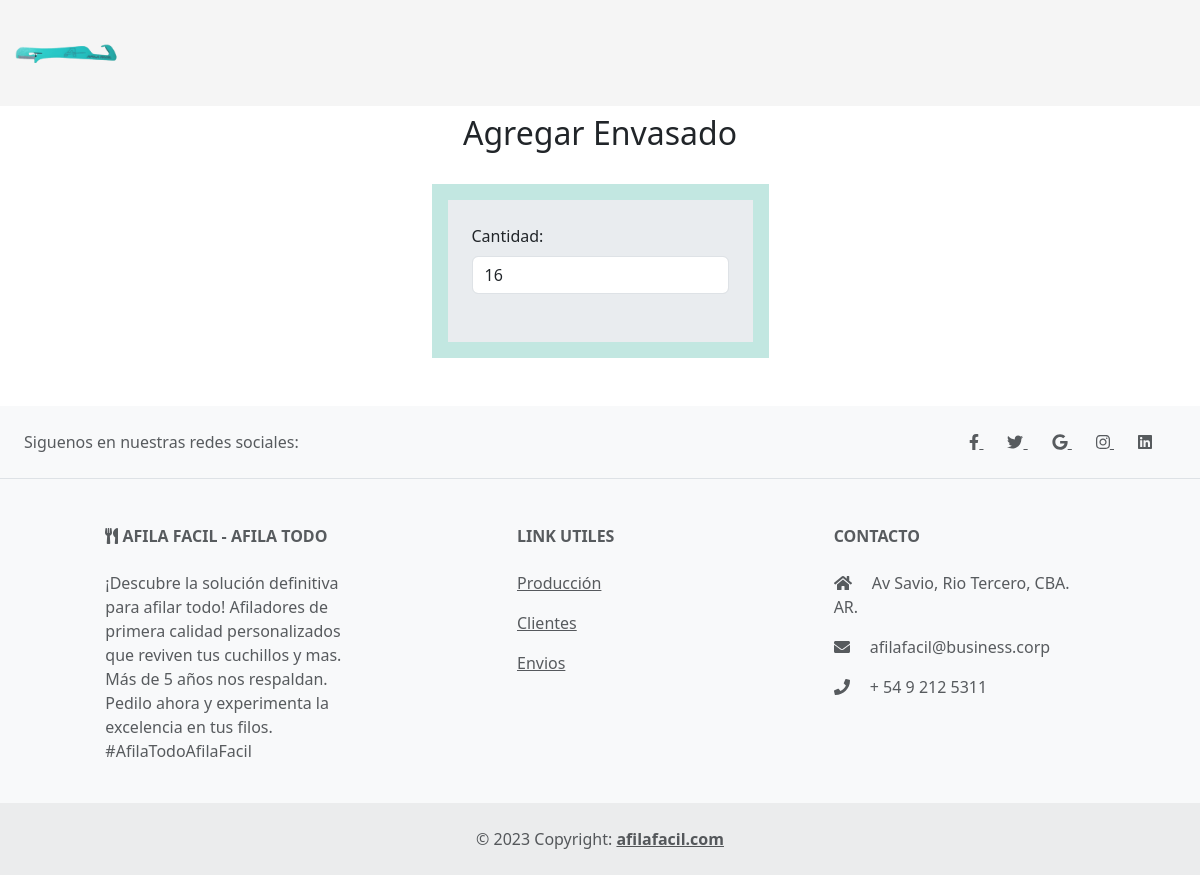
The app's page /envasados/agregar_sub_producto/1/, older data.
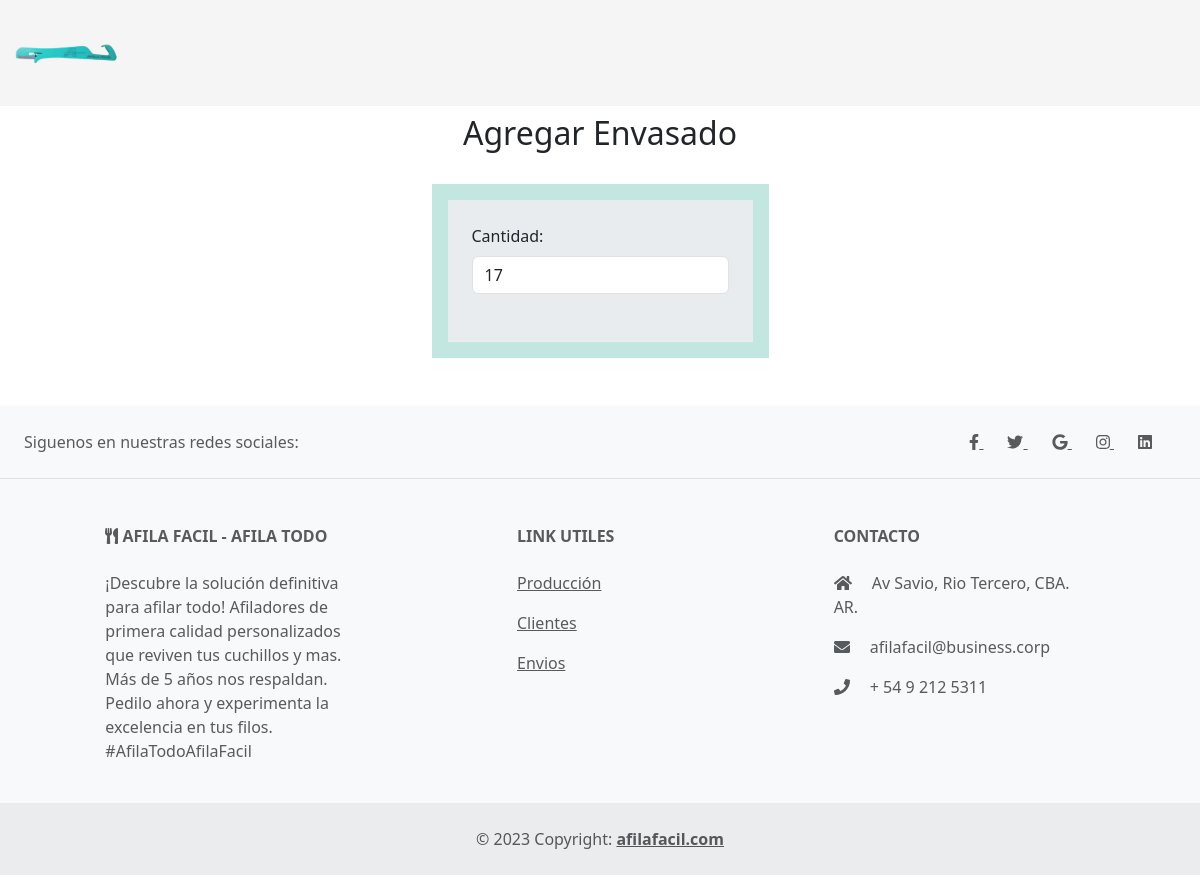
The same page, newer data.
### envasado/models.py (models this page shows, shortened)
class Envasado(models.Model):
    nombre = models.CharField(max_length=100, default='')
    produccion = models.ForeignKey(Produccion, on_delete=models.CASCADE, related_name='envasado', null=True)
    cantidad = models.IntegerField(default=0)
    total = models.IntegerField(default=0)
    class Meta:
        db_table = 'envasado'
        verbose_name = "envasado"

### envasado/views.py (the view)
# urls.py: path('agregar_sub_producto/<int:id>/', views.agregar_sub_producto, name='agregar_sub_producto')
def agregar_sub_producto(request, id):
    envasado = get_object_or_404(Envasado, pk=id)
    if request.method == 'POST':
        form = EnvasadoForm(request.POST)
        if form.is_valid():
            nueva_cantidad = form.cleaned_data['cantidad']
            if nueva_cantidad == 0:
                messages.error(request, "No puede ingresar 0 sub producto")
                return render(request, 'agregar_sub_producto.html', {'form': form, 'envasado': envasado})
            if nueva_cantidad < 0:
                messages.error(request, "La cantidad no puede ser negativa")
                return render(request, 'agregar_sub_producto.html', {'form': form, 'envasado': envasado})
            ids_seleccionados = form.cleaned_data['produccion_seleccionada']
            produccion_seleccionada = Produccion.objects.filter(id__in=ids_seleccionados)
            nuevo_valor = 100
            for produccion in produccion_seleccionada:
                if produccion.produccion_cantidad >= nueva_cantidad:
                    produccion.produccion_cantidad -= nueva_cantidad
                    produccion.save()
                else:
                    messages.warning(request, f"No hay suficiente stock de {produccion.nombre}")
                    return render(request, 'agregar_sub_producto.html', {'form': form, 'envasado': envasado})
            envasado.cantidad += nueva_cantidad
            total = sum(produccion.produccion_total * nuevo_valor for produccion in produccion_seleccionada)
            envasado.total = total
            envasado.save()
            return redirect('mostrar_envasado')
        else:
            form = EnvasadoForm(initial={
                'cantidad': envasado.cantidad
            })
    else:
        form = EnvasadoForm(initial={
            'cantidad': envasado.cantidad
        })
    return render(request, 'agregar_sub_producto.html', {'form': form, 'envasado': envasado})

### envasado/forms.py
class EnvasadoForm(forms.Form):
    cantidad = forms.IntegerField()
    produccion_choices = [(produccion.id, produccion.nombre) for produccion in Produccion.objects.all()]
    produccion_seleccionada = forms.MultipleChoiceField(choices=produccion_choices, widget=forms.CheckboxSelectMultiple())

### envasado/templates/agregar_sub_producto.html (shortened to what this page needs)
{% extends "materias_primas/layout.html" %}
{% load static %}
{% block content %}
    <div class="container-fluid ">
        <div class="d-flex flex-column align-items-center">
            <h2 class="mb-3 mt-2">Agregar Envasado</h2>
            <div class="d-flex justify-content-center mt-3 mb-5" style="background-color: #c2e7e1;">
                <form class="m-3 p-4 bg-body-secondary" method="post" action="{% url 'agregar_sub_producto' envasado.id%}"  enctype="multipart/form-data">
                    <div class="row mb-4">
                        <div class="form-outline w-100">
                            <label class="form-label" for="cantidad">Cantidad: </label>
                            <input type="number" id="cantidad" name="cantidad" class="form-control" value="{{ envasado.cantidad }}"/>
                        </div>
                    </div>
                </form>
            </div>
        </div>
    </div>
{% endblock %}

Row changes from the older to the newer data that the page shows:
changed Envasado: cantidad "16" → "17"
